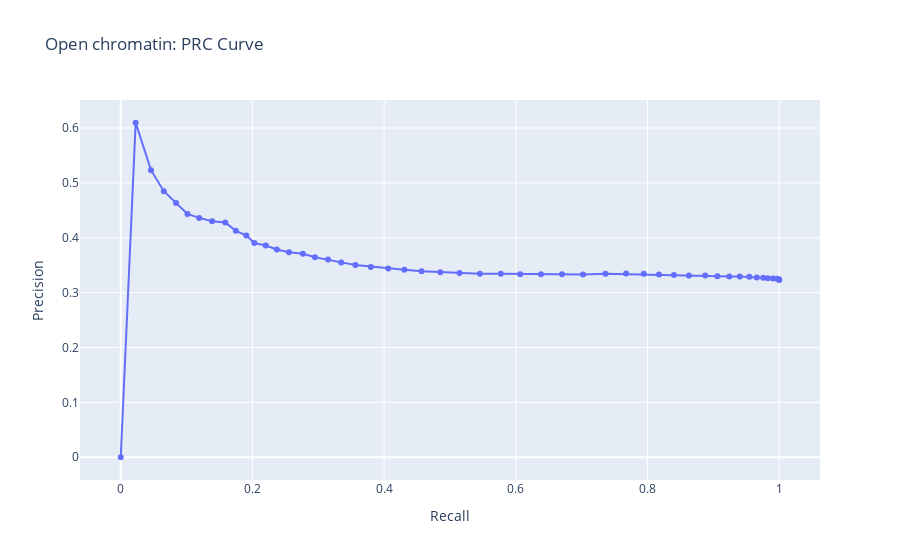

The cell this chart's notebook holds for it:
### Code cell
filename = os.path.join(base_directory, '2_results.csv')
class_number = 2
plot_PRC(filename, class_number)

### Figure 1 — Plotly figure (JSON) as saved in the notebook; plotly's stock layout.template omitted (floating-point values rounded to 4 significant figures)
{"data": [{"hovertemplate": "Recall=%{x}<br>Precision=%{y}<extra></extra>", "legendgroup": "", "line": {"color": "#636efa", "dash": "solid"}, "marker": {"symbol": "circle"}, "mode": "lines+markers", "name": "", "orientation": "v", "showlegend": false, "type": "scatter", "x": [1, 0.9999, 0.9989, 0.9966, 0.9906, 0.9827, 0.9757, 0.9659, 0.9546, 0.9401, 0.9243, 0.9061, 0.8876, 0.8628, 0.8401, 0.8174, 0.7943, 0.7673, 0.7362, 0.7019, 0.6701, 0.6382, 0.6065, 0.5772, 0.5455, 0.5144, 0.4853, 0.4569, 0.4307, 0.4063, 0.3798, 0.3564, 0.3349, 0.3149, 0.295, 0.2764, 0.2554, 0.237, 0.2202, 0.2029, 0.1907, 0.1747, 0.1588, 0.1387, 0.1193, 0.1013, 0.084, 0.06542, 0.04595, 0.02265, 0], "xaxis": "x", "y": [0.3231, 0.3237, 0.3244, 0.3251, 0.3255, 0.3262, 0.3273, 0.3277, 0.3289, 0.3293, 0.3294, 0.3299, 0.3313, 0.3314, 0.3322, 0.3332, 0.3343, 0.3349, 0.3346, 0.3329, 0.3335, 0.3334, 0.3336, 0.3342, 0.3344, 0.336, 0.3371, 0.339, 0.3415, 0.3442, 0.3467, 0.3503, 0.3551, 0.3604, 0.3646, 0.371, 0.3737, 0.3787, 0.3859, 0.3904, 0.4043, 0.4126, 0.4278, 0.43, 0.4362, 0.4435, 0.4635, 0.4849, 0.5232, 0.6096, 0], "yaxis": "y"}], "layout": {"legend": {"tracegroupgap": 0}, "title": {"text": "Open chromatin: PRC Curve"}, "xaxis": {"anchor": "y", "domain": [0, 1], "title": {"text": "Recall"}}, "yaxis": {"anchor": "x", "domain": [0, 1], "title": {"text": "Precision"}}}}
